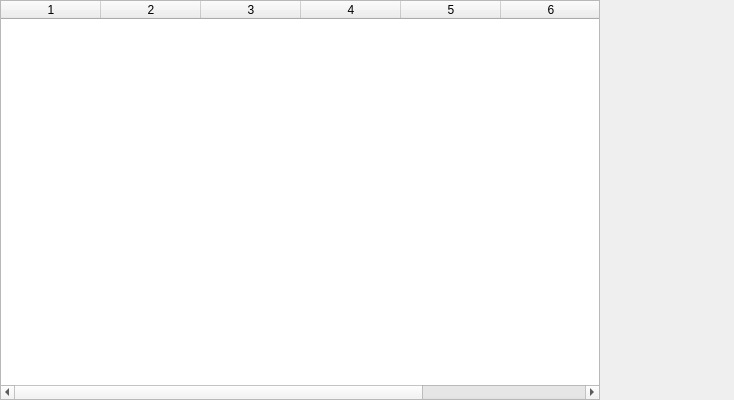
<?xml version="1.0" encoding="UTF-8"?>
<ui version="4.0">
 <class>MainWindow</class>
 <widget class="QMainWindow" name="MainWindow">
  <property name="geometry">
   <rect>
    <x>0</x>
    <y>0</y>
    <width>734</width>
    <height>400</height>
   </rect>
  </property>
  <property name="windowTitle">
   <string>MainWindow</string>
  </property>
  <widget class="QWidget" name="centralwidget">
   <widget class="QTableWidget" name="table">
    <property name="geometry">
     <rect>
      <x>0</x>
      <y>0</y>
      <width>600</width>
      <height>400</height>
     </rect>
    </property>
    <property name="columnCount">
     <number>7</number>
    </property>
    <column/>
    <column/>
    <column/>
    <column/>
    <column/>
    <column/>
    <column/>
   </widget>
  </widget>
 </widget>
 <resources/>
 <connections/>
</ui>
